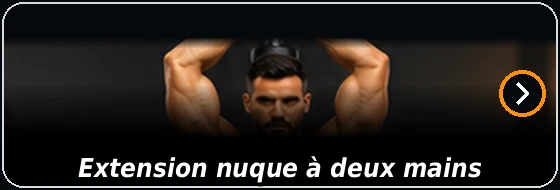
#> input picture triceps-extension-nuque-deux-mains.webp, 560 x 190 px
$ python -i triceps-rebuild-v5.py   (imports and definitions only)
#> lines starting #> are read from the running program, lines starting #| are printed output that depends on the picture; after the words box and inside, x2 and y2 are one past the last pixel; in counts of white or black regions, pixels touching at a corner belong together
from pathlib import Path
from PIL import Image, ImageDraw
import cv2, numpy as np

NAMES=['pompes-diamant','dips-sur-chaise','kickback-triceps','extension-nuque-deux-mains','extension-triceps-unilaterale','extension-triceps-travers-corps','extension-triceps-allonge-sol','tate-press-sol','developpe-serre-sol','dips-entre-deux-supports']

def clean(src,dest):
#> called with src = 'triceps-extension-nuque-deux-mains.webp', dest = 'out.png'
    im=Image.open(src).convert('RGB').resize((560,190),Image.Resampling.LANCZOS)
#> im is the input picture: PIL image 560x190 RGB; mean R, G, B 39.3, 34.5, 30.8
    arr=np.asarray(im).copy()
    hi=arr.max(2).astype(np.int16); lo=arr.min(2).astype(np.int16)
#> after `hi = arr.max(2).astype(np.int16)`:
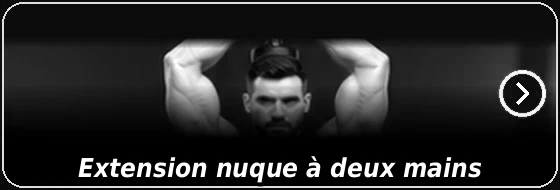
#> hi: shape (190, 560) int16; min 0, max 255, mean 41.2
#> after `lo = arr.min(2).astype(np.int16)`:
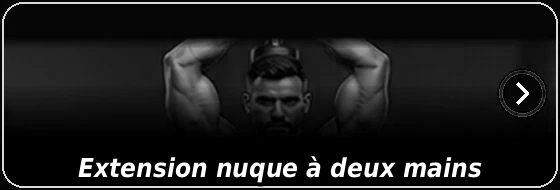
#> lo: shape (190, 560) int16; min 0, max 255, mean 29
    white=((lo>115)&((hi-lo)<50)).astype(np.uint8)
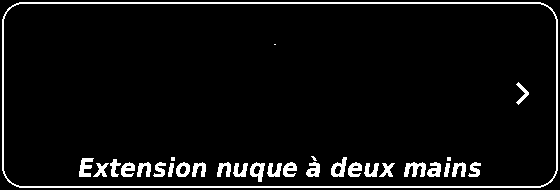
#> white: shape (190, 560); values 0 (black) and 1 (white), 5.8% white; 30 white regions (4 under 20 px), largest, box (x1, y1, x2, y2) and area: (2, 2, 558, 188) 2864, (404, 162, 426, 177) 204, (79, 158, 94, 177) 172
    n,components,stats,_=cv2.connectedComponentsWithStats(white,8)
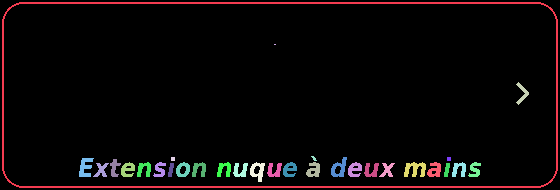
#> components: shape (190, 560) int32; 31 distinct labels, from 0 to 30; one colour per label, 0 black
#> n = 31; stats = 31 rows, first 6: [0, 0, 560, 190, 100282], [2, 2, 556, 186, 2864], [274, 44, 2, 1, 2], [516, 82, 13, 23, 102], [171, 157, 4, 4, 16], [311, 156, 6, 5, 15]
    mask=np.zeros((190,560),dtype=np.uint8)
    for c in range(1,n):
        x,y,w,h,area=stats[c]
        touches_edge=(x<25 or x+w>535 or y<58 or y+h>132)
        long_line=(w>=75 and h<=13 and area>50)
        vertical=(h>=35 and w<=16 and (x<25 or x+w>535))
        if touches_edge and (long_line or vertical):mask[components==c]=255
#> this loop made 30 passes
#> (x, y, w, h, area, touches_edge) on passes 1, 3, 6, 8, 9, 10, 11, 12, 13, 14, 15, 16: (2, 2, 556, 186, 2864, True), (516, 82, 13, 23, 102, False), (331, 157, 16, 20, 168, True), (79, 158, 15, 19, 172, True), (110, 159, 11, 18, 104, True), (93, 163, 16, 14, 109, True), (121, 162, 14, 15, 137, True), (137, 162, 14, 15, 130, True), (153, 162, 13, 15, 112, True), (168, 163, 6, 14, 58, True), (176, 162, 14, 15, 131, True), (192, 162, 14, 15, 129, True)
#> mask: shape (190, 560); every value is 0
    mask=cv2.dilate(mask,np.ones((3,3),np.uint8))
    cv2.ellipse(mask,(513,89),(36,37),0,0,360,255,-1)
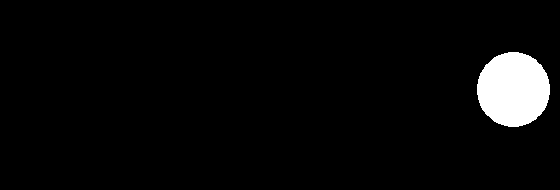
#> mask: shape (190, 560); 4% white; 1 white region, box (x1, y1, x2, y2) and area: (477, 52, 550, 127) 4289
    bgr=cv2.cvtColor(arr,cv2.COLOR_RGB2BGR)
    result=Image.fromarray(cv2.cvtColor(cv2.inpaint(bgr,mask,3,cv2.INPAINT_TELEA),cv2.COLOR_BGR2RGB))
    d=ImageDraw.Draw(result);d.rounded_rectangle((2,2,557,187),radius=17,outline=(255,137,21),width=3)
    result.save(dest,'WEBP',quality=93,method=6)
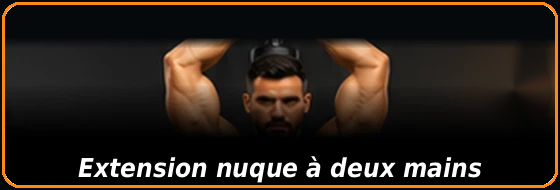
#> saved as out.png: PIL image 560x190 RGB; mean R, G, B 42.7, 33.4, 25.4
#> (the run stopped early here; a loop or call above may not have finished)
